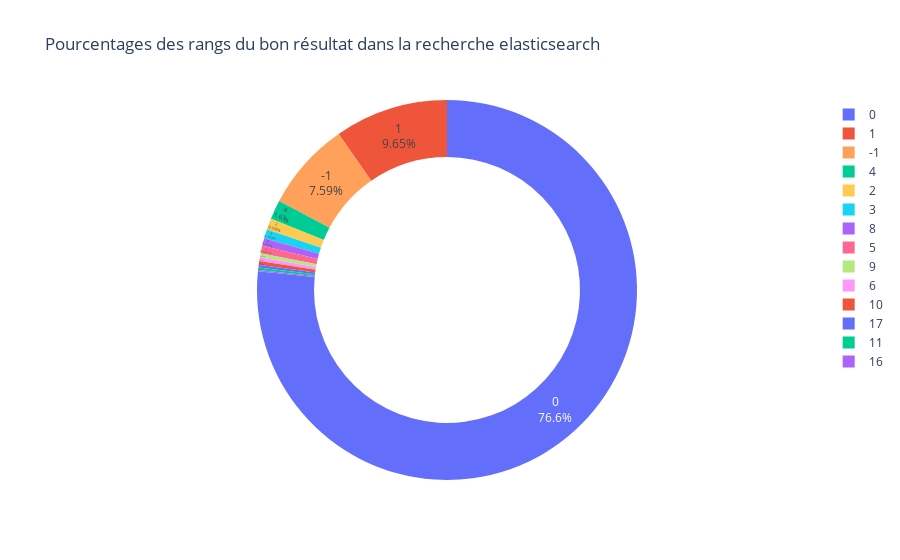

Notebook source saved alongside this figure:
### Code cell
fig = px.pie(
    df_test,
    names=rank_columns[-1],
    hole=0.7,
    color=rank_columns[-1],
    title="Pourcentages des rangs du bon résultat dans la recherche elasticsearch",
)
fig.update_traces(textposition="inside", textinfo="percent+label")
fig.show()
plotly.offline.plot(fig, filename=f"./output/plots/pie_{SEARCH_VERSION}.html")

### Figure 1 — Plotly figure (JSON) as saved in the notebook; plotly's stock layout.template omitted (floating-point values rounded to 4 significant figures; data arrays with more than 128 entries replaced by an {"elided": "..."} marker saying what was removed)
{"data": [{"customdata": {"elided": "922x1 int values"}, "domain": {"x": [0, 1], "y": [0, 1]}, "hole": 0.7, "hovertemplate": "rank_elastic_3.2=%{customdata[0]}<extra></extra>", "labels": {"elided": "922 int values"}, "legendgroup": "", "marker": {"colors": {"elided": "922 str values"}}, "name": "", "showlegend": true, "textinfo": "percent+label", "textposition": "inside", "type": "pie"}], "layout": {"autosize": true, "legend": {"tracegroupgap": 0}, "title": {"text": "Pourcentages des rangs du bon résultat dans la recherche elasticsearch"}}}
